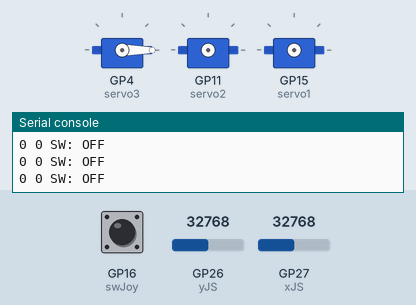
Recording of a program running on a simulated Raspberry Pi Pico running MicroPython. Parts: 3 × servo, the last lines printed to the serial console. The inputs (shaded band) are chosen by the test bench; at power-on: GP16 (swJoy) HIGH, GP26 (yJS) = 32768, GP27 (xJS) = 32768 (analog values on the 0–65535 scale). Servo angles are drawn from the pulse width (0.5 ms = 0°, 2.5 ms = 180°).

Above: at 1.2 s.
1.3 s: GP16 (swJoy) pulled LOW for 0.15 s
At 1.4 s:
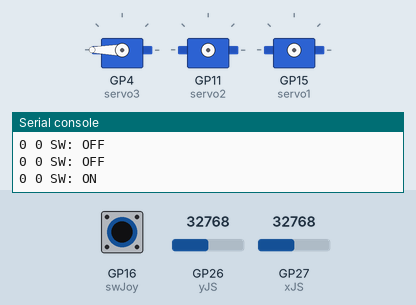
3.0 s: GP26 (yJS) set to 35520
4.5 s: GP26 (yJS) set to 37504
6.0 s: GP27 (xJS) set to 45874
7.5 s: GP27 (xJS) set to 30192
9.0 s: GP27 (xJS) set to 28256
At 10.4 s:
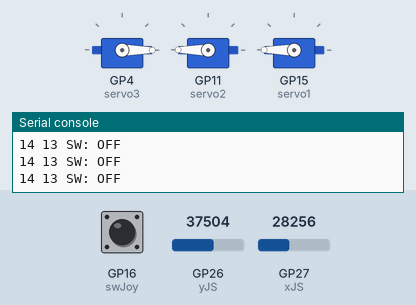
Timing chart, 0 to 11.5 s (numbered marks = the images above; inputs shaded):
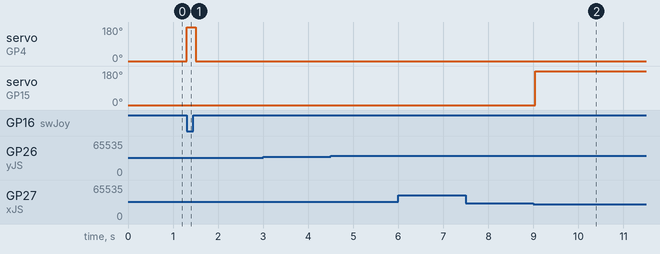

Measured:
- the behaviour switches between 29344 and 29328 on GP27 (xJS) (found by bisection; images 1 and 2)
- after the input at 1.3 s, servo on GP4 (servo3): 0° → 180° at once, → 0° 0.20 s later
- after the input at 9.0 s, servo on GP15 (servo1): 0° → 180° after 0.05 s

The program:

ECE1000-Final_JSSM_FINAL.py
```python
from machine import PWM, ADC, Pin
import time
import math
import utime
# specifying the pins that the joystick pins and button are connected to
xJS= machine.ADC(27)
yJS= machine.ADC(26)
# line 9 taken from code provided by JC Williams to register the click of the button
swJoy = Pin(16, Pin.IN, Pin.PULL_UP)
swStatus = ""
# specifying where the servomotor pins are connected to on the board, setting the frequency of the PWM pins to 50hz, and setting the duties to 0 to 'reset' them each run, regardless of last state

def servoInitiate(servo):
    servo.freq(50)
    servo.duty_u16(0)

servoPin1 = 15
servo1 = machine.PWM(machine.Pin(servoPin1))
servoInitiate(servo1)

servoPin2 = 11
servo2 = machine.PWM(machine.Pin(servoPin2))
servoInitiate(servo2)

servoPin3 = 4
servo3 = machine.PWM(machine.Pin(servoPin3))
servoInitiate(servo3)

while True:
    # reads the value of the joystick position. lines 32-42 are from toptechboy, and was included in the email sent out by JC Williams as a resource: https://toptechboy.com/calibrating-joystick-to-show-positional-angle-in-micropython-on-the-raspberry-pi-pico-w/
    # i would not have been able to figure the math out by myself (at least not within a timely manner), so big thanks to that guy
    xVal=xJS.read_u16()
    yVal=yJS.read_u16()

    xVal=int(-.00306*xVal+100.766)
    yVal=int(.00306*yVal-100.766)

    mag=math.sqrt(xVal**2+yVal**2)
    if mag<=4:
        xVal=0
        yVal=0

# prints out the values of the x and y coordinates of the position of joystick, and also whether the button has been pressed or not
    def swStat():
        if swJoy.value() == 0:
            swStatus = "ON"
        else:
            swStatus = "OFF"
        return (swStatus)
    print(xVal,yVal, "SW:", swStat())

#function servoD1() checks the x-value of the joystick. if over 0, the joystick moves 180 degrees to an a position that will be named 'open'
    # if the value is under 0, the joystick will move back 180 to the initial 'closed' position
    # if the value is 0, the joystick will save the position it is currently in and will not move.
    def servoD1():
        if xVal > 10:
            smDuty1 = 8191
        elif xVal <-10:
            smDuty1 = 1638
        else:
            smDuty1 = 0

        return(smDuty1)
# function servoD2() does the same task as servoD1(), but checks the y values of the joystick instead.
    def servoD2():
        if yVal > 10:
            smDuty2 = 8191
        elif yVal < -10:
            smDuty2 = 1638
        else:
            smDuty2 = 0
        return(smDuty2)
# function servoD3() checks to see if the button is pressed. a pressed button will give swJoy.value() of 0.
# when the value is 0/button is pressed, servo will move to the 180 degree 'open' position, mimicking a claw closing of sorts (we do not have our print)
# when the button is no longer pressed, giving a value 1, it will move back to the 0 degree position, releasing the 'claw'
# unlike servos 1 and 2, this does not save its position. it will either be open at 180 or closed at 0, not a value in between
    def servoD3():
        if swJoy.value() == 0:
            smDuty3 = 8191
        elif swJoy.value() == 1:
            smDuty3 = 1638
        return(smDuty3)
# updates the values of servos 1, 2, and 3 based on the functions above
    servo1.duty_u16(servoD1())
    servo2.duty_u16(servoD2())
    servo3.duty_u16(servoD3())
# delay between checks
    utime.sleep(.1)
```
